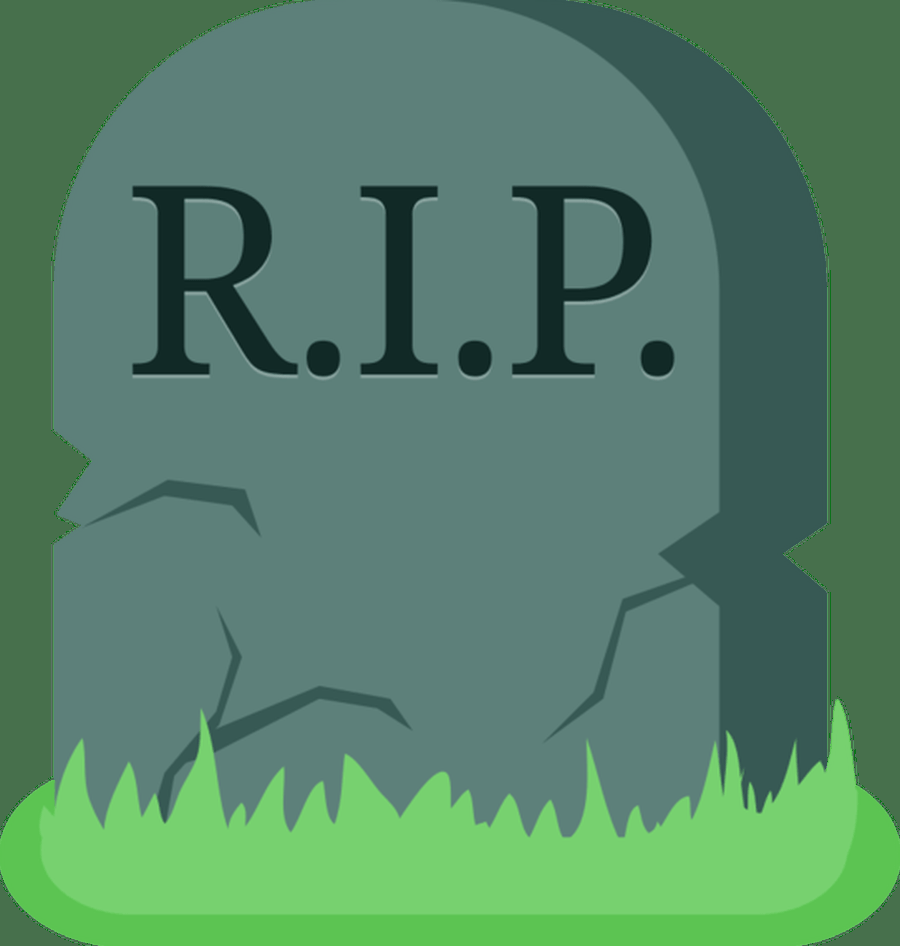
#> input picture rip.png, 900 x 946 px, given in place of the camera
$ python 42_Green_Color_Tracking.py
#> lines starting #> are read from the running program, lines starting #| are printed output that depends on the picture; after the words box and inside, x2 and y2 are one past the last pixel; in counts of white or black regions, pixels touching at a corner belong together
import cv2
import numpy as np
from collections import deque
import math

pts = deque(maxlen=5)
cap = cv2.VideoCapture(1)
cap.set(cv2.CAP_PROP_FRAME_WIDTH, 600)
cap.set(cv2.CAP_PROP_FRAME_HEIGHT, 600)
points = []
angles = []
lines = []

while(1):
	# Take each frame
	ret, frame = cap.read()
#> frame is the input picture: shape (946, 900, 3); mean B, G, R 104, 130, 85.2
	frame = cv2.flip(frame, 1)
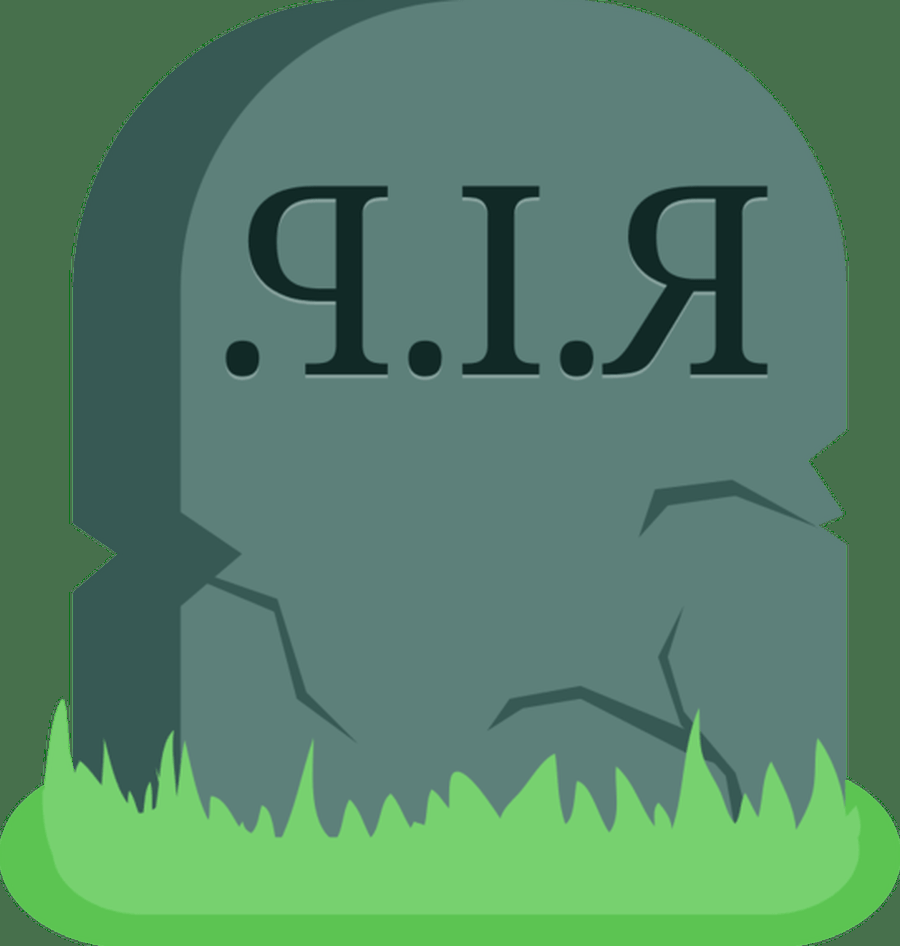
#> frame: shape (946, 900, 3); mean B, G, R 104, 130, 85.2

	# Convert BGR to HSV
	hsvFrame = cv2.cvtColor(frame, cv2.COLOR_BGR2HSV)
#> hsvFrame: shape (946, 900, 3); mean H, S, V 77.3, 88.8, 130

	lower_green = np.array([80,50,50])
	upper_green = np.array([100,255,255])
	mask = cv2.inRange(hsvFrame, lower_green, upper_green)
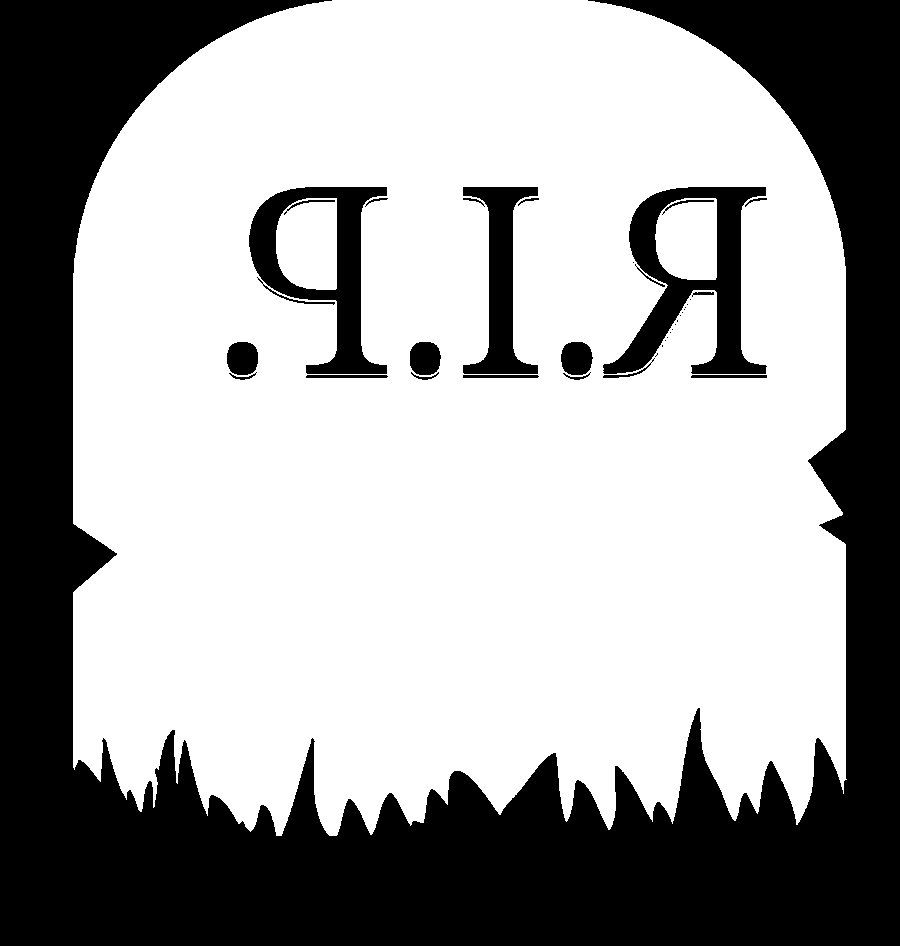
#> mask: shape (946, 900); 63.7% white; 38 black regions (15 under 20 px), largest, box (x1, y1, x2, y2) and area: (0, 0, 900, 946) 278782, (603, 187, 767, 374) 11181, (249, 187, 387, 374) 9035

	# apply a series of erosions and dilations to the mask
	# using an elliptical kernel
	kernel = cv2.getStructuringElement(cv2.MORPH_ELLIPSE, (11, 11))
	mask = cv2.erode(mask, kernel, iterations = 1)
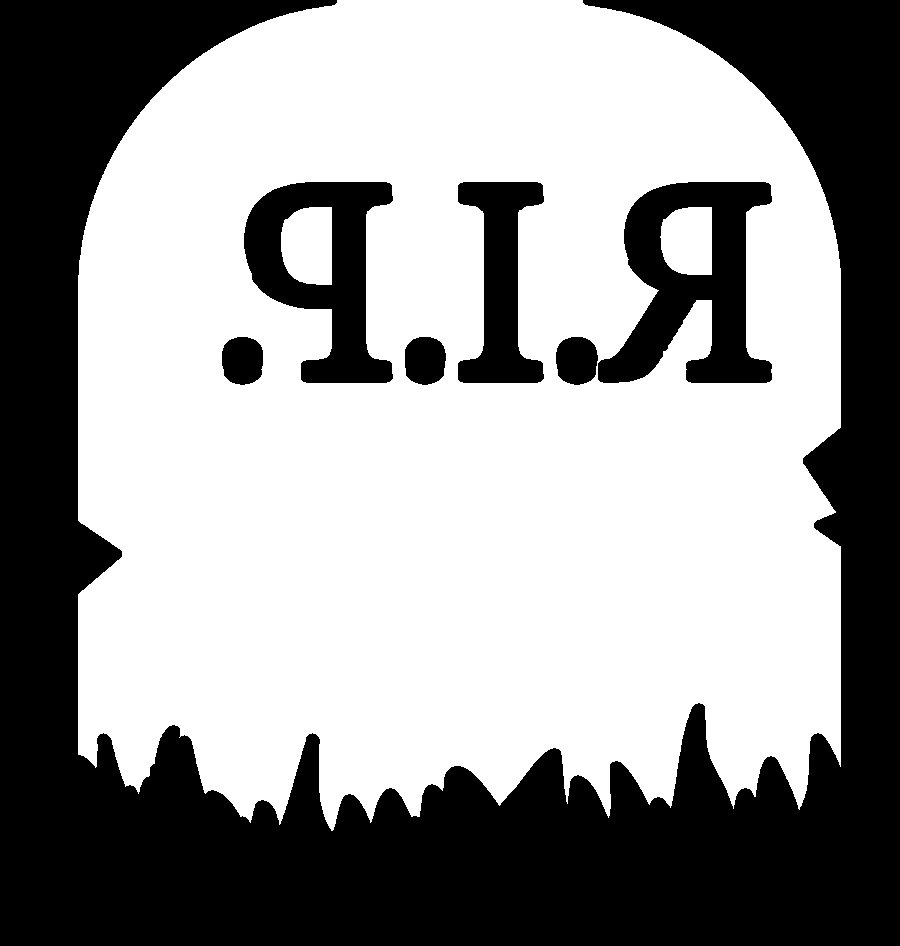
#> mask: shape (946, 900); 59.3% white; 7 black regions, largest, box (x1, y1, x2, y2) and area: (0, 0, 900, 946) 299175, (598, 182, 772, 383) 18346, (244, 182, 393, 383) 14884
	mask = cv2.dilate(mask, kernel, iterations = 1)
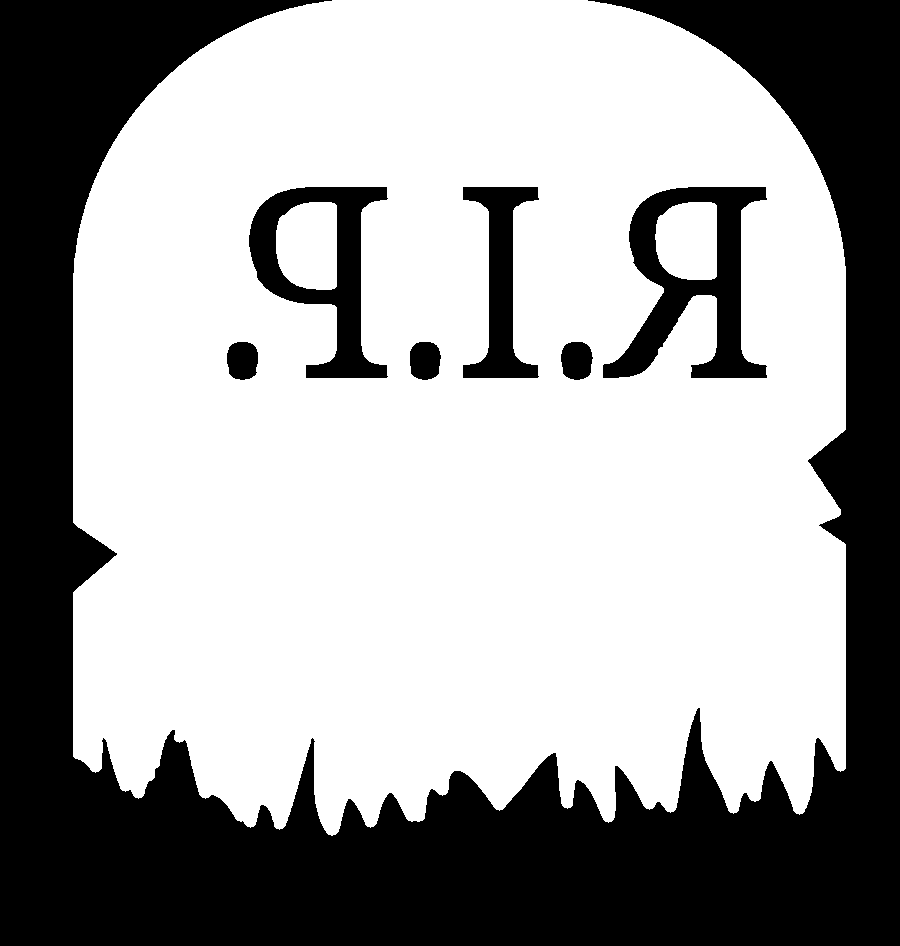
#> mask: shape (946, 900); 63.4% white; 7 black regions

	# find contours in the mask and initialize the current
	# (x, y) center of the ball
	cnts = cv2.findContours(mask.copy(), cv2.RETR_EXTERNAL,
		cv2.CHAIN_APPROX_SIMPLE)[-2]
#> cnts = 1 contour; box (x1, y1, x2, y2) and area: (73, 0, 846, 836) 569362
	center = None

	# only proceed if at least one contour was found
	if len(cnts) > 0:
		# find the largest contour in the mask, then use
		# it to compute the minimum enclosing circle and
		# centroid
		c = max(cnts, key=cv2.contourArea)
#> c = contour of 1377 points, box (x1, y1, x2, y2) (73, 0, 846, 836), area 569362
		((x, y), radius) = cv2.minEnclosingCircle(c)
#> x = 463.7; y = 461.2; radius = 489.4
		M = cv2.moments(c)
#> M = moments, m00 569362, centre m10/m00, m01/m00 = (458.3, 414.5)
		center = (int(M["m10"] / M["m00"]), int(M["m01"] / M["m00"]))
#> center = (458, 414)

		# only proceed if the radius meets a minimum size
		if radius > 10:
			# draw the circle and centroid on the frame,
			# then update the list of tracked points
			cv2.circle(frame, (int(x), int(y)), int(radius),
				(0, 255, 255), 2)
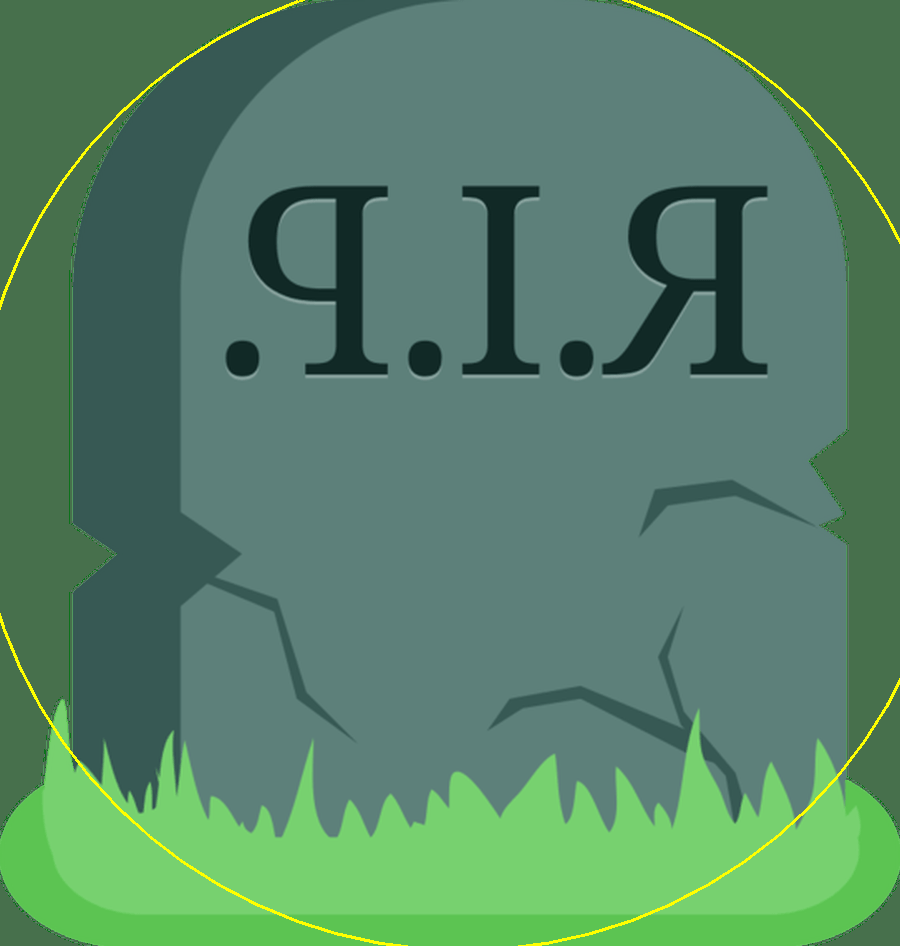
#> frame: shape (946, 900, 3); 0.62% of pixels changed, all inside (x1, y1, x2, y2) = (0, 0, 900, 946)
			cv2.circle(frame, center, 5, (0, 0, 255), -1)
#> frame: shape (946, 900, 3); 0.01% of pixels changed, all inside (x1, y1, x2, y2) = (453, 409, 464, 420)

	# update the points queue
	pts.appendleft(center)

	# loop over the set of tracked points
	for i in range(1, len(pts)):
		# if either of the tracked points are None, ignore
		# them
		if pts[i - 1] is None or pts[i] is None:
			continue

		# otherwise, compute the thickness of the line and
		# draw the connecting lines
		#thickness = int(np.sqrt(100 / float(i + 1)) * 2.5)
		thickness=5
		cv2.line(frame, pts[i - 1], pts[i], (0, 255, 0), thickness)

	if pts[0] != None and pts[-1] != None:
		if math.sqrt((pts[0][0]-pts[-1][0])**2 + (pts[0][1]-pts[-1][1])**2) > 300:
			angle = math.atan2(pts[0][1] - pts[-1][1], pts[0][0] - pts[-1][0]) / math.pi * 180
			angles.append(angle)
			points.append( (pts[0][0] + (pts[-1][0] - pts[0][0]) // 2, pts[0][1] + (pts[-1][1] - pts[0][1]) // 2) )
			lines.append((pts[0], pts[-1]))
			for i in range(len(pts)):
				pts.pop()

	for p in lines:
		cv2.line(frame, p[0], p[1], (0, 0, 255), 3)

	# Bitwise-AND mask and original image

	cv2.imshow('frame',frame)
	cv2.imshow('mask',mask)

	k = cv2.waitKey(5) & 0xFF
#> (key Esc is pressed here)
	if k == 27:
		break

cv2.destroyAllWindows()
